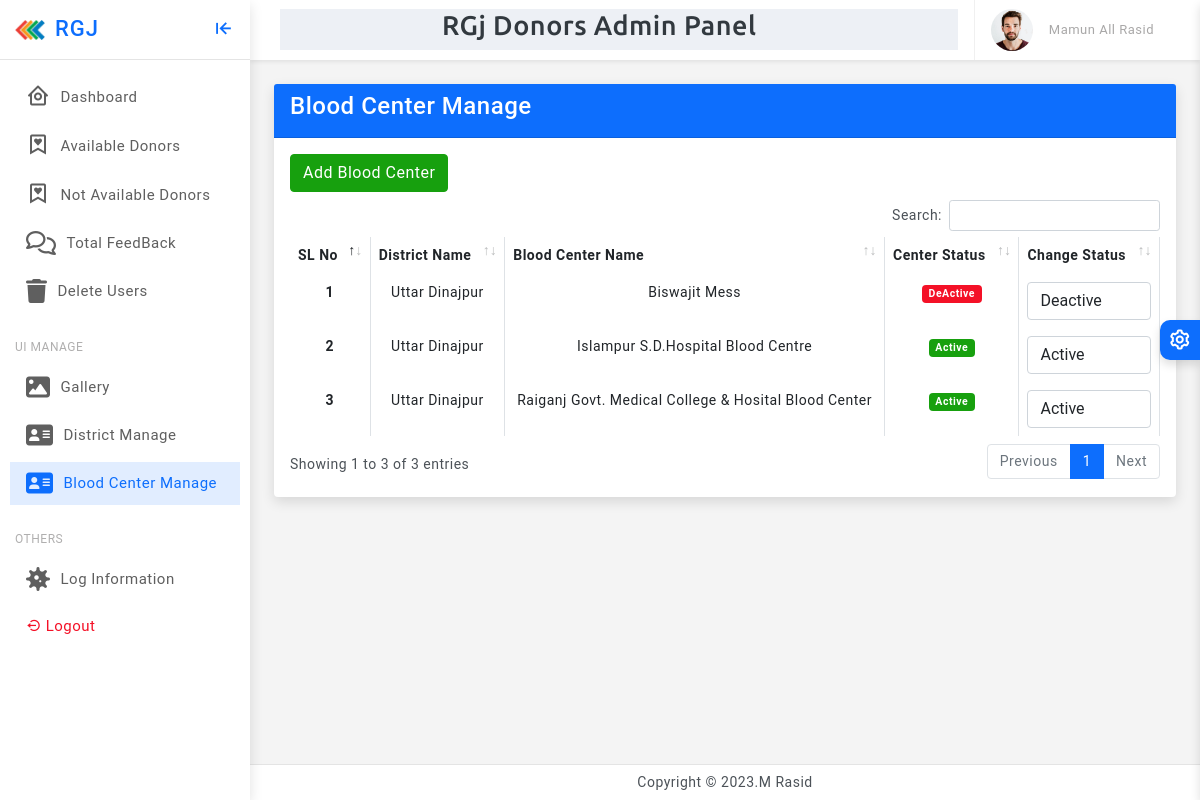
The app's page /admin/dashboard/bloodcenter_manage.php (signed in) with its own data.
### tables this page shows
CREATE TABLE `blood_center_list` (
  `center_id` int(11) NOT NULL,
  `district_id` int(50) NOT NULL,
  `blood_center_list` varchar(250) NOT NULL,
  `blood_center_status` int(100) NOT NULL
);

CREATE TABLE `district_list` (
  `id` int(11) NOT NULL,
  `state_id` int(50) NOT NULL,
  `district_name` varchar(30) NOT NULL,
  `status` int(100) NOT NULL
);

### OOP_CLASS/class/common_class.php (called while the page is built, shortened)
<?php
class Main_Class extends UserInfo
{
	var $conn;
	public function __construct()
   {
    $this->conn= new mysqli(HOST,USERNAME,PASSWORD,DATABASE);
  }
    public function fetch_data($sql){
       $query= $this->conn->query($sql);
        if($query->num_rows>0)
        {
            $data = array();
            while($result = $query->fetch_array(MYSQLI_ASSOC))
             {
                $data[] = $result;
             }
          return $data;
        }
        else{
            return false;
        }
    }
}
?>

### admin/dashboard/bloodcenter_manage.php (the view, shortened to what this page needs)
<?php
 include("Header.php");
 include("Sidebar.php");
 ?>
 <div class="page-wrapper">
                <div class="page-content">
                    <div class="row">
                        <div class="col-md-12">
                            <div class="card">
                                <div class="card-header bg-primary">
                                     <h4 class="text-white">Blood Center Manage</h4>
                                </div>
                                <div class="card-body">
                                <button class=" btn btn-success mb-2" onclick="showmodel()">Add Blood Center </button>
                               <div class="table-responsive">
                                <table class="table table-bordered" id="example" style="width:100%">
                                   <thead>
                                    <tr>
                                      <th scope="col">SL No</th>
                                      <th scope="col">District Name</th>
                                      <th scope="col">Blood Center Name</th>
                                      <th scope="col">Center Status</th>
                                      <th scope="col">Change Status</th>
                                    </tr>
                                  </thead>
                                  <tbody class="text-center">
                                    <?php
                                        $sql="SELECT * FROM `blood_center_list` LEFT JOIN `district_list` ON blood_center_list.district_id =district_list.id  ORDER BY `blood_center_list`.`center_id` DESC;";
                                        if($result=$server->fetch_data($sql))
                                        {
                                        $i=1;
                                        foreach($result As $data)
                                        {
                                        ?>
                                      <tr>
                                      <th scope="row"><?php echo $i++; ?></th>
                                      <td><?php echo $data['district_name']; ?></td>
                                      <td><?php echo $data['blood_center_list']; ?></td>
                                        <td>
                                            <?php if ($data['blood_center_status'] == '1') { ?>
                                                <span class="badge badge-success bg-success">Active</span>
                                            <?php } else { ?>
                                                <span class="badge badge-danger bg-danger">DeActive</span>
                                            <?php } ?>
                                        </td>
                                      <td>
                                      <select name="status" id="status" class="form-control" onchange="updateStatus('<?php echo $data['center_id'];?>', this.value, '../../Action/Admin/add_bloodcenter.php')">
                                            <option value="1" <?php echo ($data['blood_center_status'] == '1') ? 'selected' : ''; ?>>Active</option>
                                            <option value="0" <?php echo ($data['blood_center_status'] == '0') ? 'selected' : ''; ?>>Deactive</option>
                                        </select>
                                      </td>
                                    </tr>
                                    <?php
                                     }
                                    }
                                    ?>
                                  </tbody>
                                </table>
                                </div>
                               </div>
                        </div>
                    </div>
                </div>
            </div>
<?php
  include("Footer.php");
   ?>

### Assets/Admin/assets/css/app.css (style rules this page uses)
body { font-size: 14px; color: #4c5258; letter-spacing: .5px; overflow-x:hidden; background-color: #f4f4f4; font-family: Roboto, sans-serif }
.page-wrapper { height: 100%; margin-top: 60px; margin-bottom: 30px; margin-left: 250px }
.page-content { padding: 1.5rem }

### records on screen
blood_center_list: district_list.district_name "Uttar Dinajpur", blood_center_list "Biswajit Mess", shows "DeActive", status "Deactive"
blood_center_list: district_list.district_name "Uttar Dinajpur", blood_center_list "Islampur S.D.Hospital Blood Centre", shows "Active", status "Active"
blood_center_list: district_list.district_name "Uttar Dinajpur", blood_center_list "Raiganj Govt. Medical College & Hosital Blood Center", shows "Active", status "Active"

### other values on screen
$Admin_Name "Mamun All Rasid"
